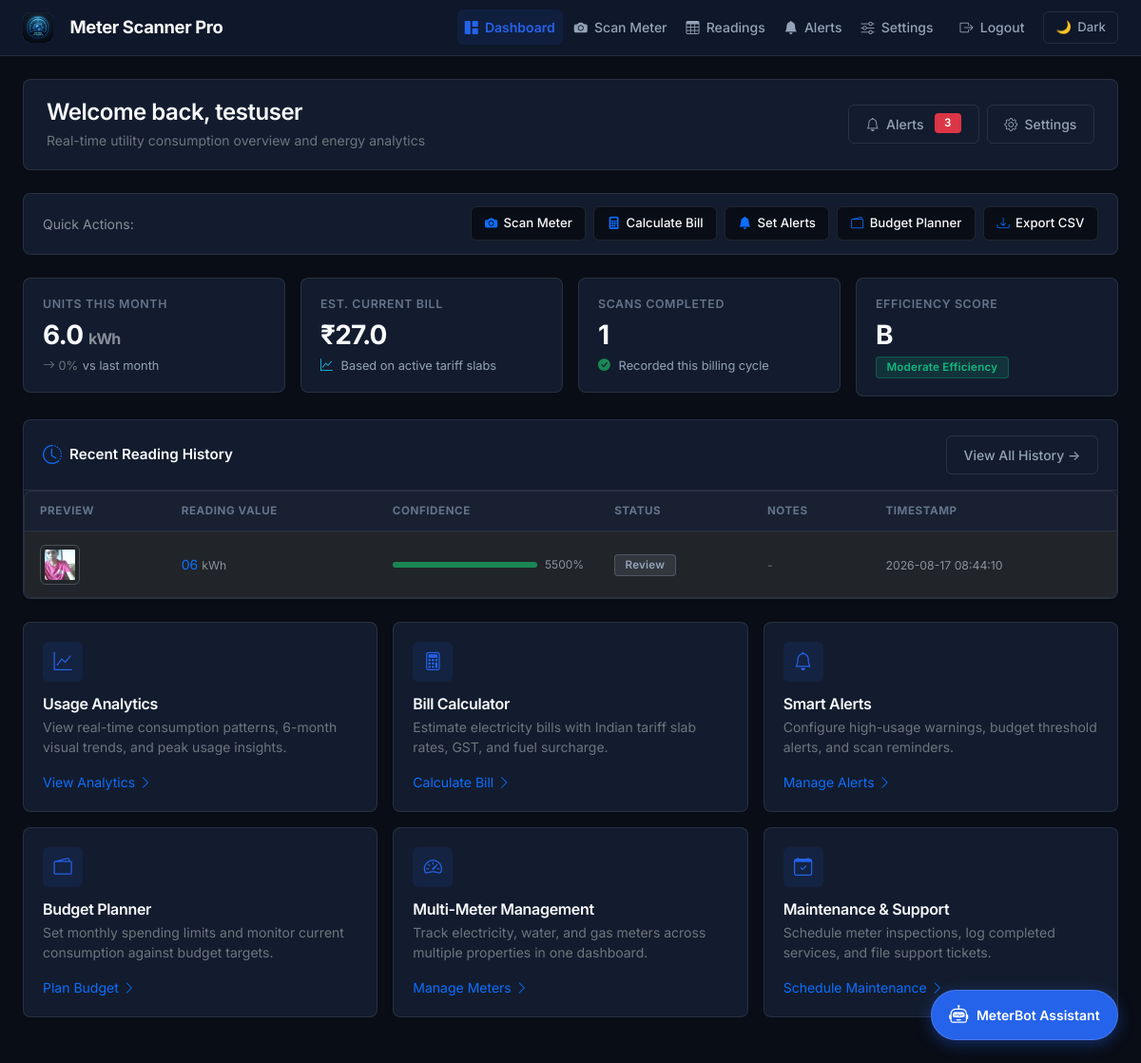
/dashboard (signed in), run on the app's committed database.
### tables this page shows
CREATE TABLE users (
                id INTEGER PRIMARY KEY AUTOINCREMENT,
                username TEXT UNIQUE NOT NULL,
                password TEXT NOT NULL
            , google_id TEXT, first_name TEXT, last_name TEXT, phone TEXT, address TEXT, email TEXT DEFAULT '');

CREATE TABLE readings (
                id INTEGER PRIMARY KEY AUTOINCREMENT,
                user_id INTEGER NOT NULL,
                image_path TEXT NOT NULL,
                reading_value TEXT,
                timestamp DATETIME DEFAULT CURRENT_TIMESTAMP, confidence REAL, debug_image TEXT, status TEXT DEFAULT 'auto', notes TEXT, bill_amount REAL,
                FOREIGN KEY (user_id) REFERENCES users (id)
            );

### app.py (the view)
@app.route('/dashboard')
@login_required
def dashboard():
    conn = get_db_connection()
    try:
        c = conn.cursor()
        c.execute("""
            SELECT id, reading_value, confidence, status, notes, timestamp, image_path
            FROM readings
            WHERE user_id = ?
            ORDER BY timestamp DESC
            LIMIT 10
        """, (current_user.id,))
        recent_readings = c.fetchall()
        c.execute("""
            SELECT AVG(CAST(reading_value AS REAL)) as current_month_avg,
                   COUNT(*) as current_month_count,
                   MAX(CAST(reading_value AS REAL)) as current_month_max,
                   MIN(CAST(reading_value AS REAL)) as current_month_min
            FROM readings
            WHERE user_id = ?
            AND strftime('%Y-%m', timestamp) = strftime('%Y-%m', 'now')
        """, (current_user.id,))
        current_stats = c.fetchone()
        c.execute("""
            SELECT AVG(CAST(reading_value AS REAL)) as prev_month_avg
            FROM readings
            WHERE user_id = ?
            AND strftime('%Y-%m', timestamp) = strftime('%Y-%m', date('now', '-1 month'))
        """, (current_user.id,))
        prev_stats = c.fetchone()
        current_avg = current_stats['current_month_avg'] if current_stats['current_month_avg'] else 0
        prev_avg = prev_stats['prev_month_avg'] if prev_stats['prev_month_avg'] else 0
        estimated_bill = current_avg * 4.50 if current_avg else 0  # Base rate
        usage_change = 0
        if prev_avg > 0:
            usage_change = ((current_avg - prev_avg) / prev_avg) * 100
        c.execute("""
            SELECT strftime('%Y-%m', timestamp) as month,
                   AVG(CAST(reading_value AS REAL)) as avg_reading,
                   COUNT(*) as reading_count
            FROM readings
            WHERE user_id = ?
            AND timestamp >= date('now', '-6 months')
            GROUP BY strftime('%Y-%m', timestamp)
            ORDER BY month
        """, (current_user.id,))
        monthly_data = []
        for row in c.fetchall():
            monthly_data.append({
                'month': row['month'],
                'avg_reading': round(row['avg_reading'], 2) if row['avg_reading'] else 0,
                'reading_count': row['reading_count']
            })
        dashboard_data = {
            'recent_readings': [dict(reading) for reading in recent_readings],
            'current_month_avg': round(current_avg, 2),
            'current_month_count': current_stats['current_month_count'] or 0,
            'current_month_max': round(current_stats['current_month_max'], 2) if current_stats['current_month_max'] else 0,
            'estimated_bill': round(estimated_bill, 2),
            'usage_change': round(usage_change, 1),
            'monthly_data': monthly_data,
            'efficiency_score': 'A+' if usage_change < 0 else 'B' if usage_change < 10 else 'C'
        }
        return render_template("dashboard.html", **dashboard_data)
    finally:
        conn.close()

### templates/dashboard.html (shortened to what this page needs)
{% extends "base.html" %}
{% block content %}
<div class="dashboard-header d-flex align-items-center justify-content-between flex-wrap gap-3">
    <div>
        <h4 class="mb-1 font-weight-700">Welcome back, {{ current_user.username }}</h4>
        <p class="text-secondary mb-0 small">Real-time utility consumption overview and energy analytics</p>
    </div>
    <div class="d-flex align-items-center gap-2">
        <a href="{{ url_for('alerts') }}" class="btn btn-outline-secondary btn-sm position-relative">
            <i class="bi bi-bell"></i> Alerts
            <span class="badge bg-danger ms-1">3</span>
        </a>
        <a href="{{ url_for('settings') }}" class="btn btn-outline-secondary btn-sm">
            <i class="bi bi-gear"></i> Settings
        </a>
    </div>
</div>
<div class="quick-toolbar">
    <div class="d-flex align-items-center gap-2">
        <span class="text-muted small font-weight-600 uppercase">Quick Actions:</span>
    </div>
    <div class="d-flex align-items-center flex-wrap gap-2">
        <button class="quick-action-btn" data-url="{{ url_for('capture') }}" onclick="window.location.href=this.dataset.url">
            <i class="bi bi-camera-fill text-primary"></i> Scan Meter
        </button>
        <button class="quick-action-btn" onclick="showBillCalculator()">
            <i class="bi bi-calculator-fill text-primary"></i> Calculate Bill
        </button>
        <button class="quick-action-btn" onclick="showUsageAlerts()">
            <i class="bi bi-bell-fill text-primary"></i> Set Alerts
        </button>
        <button class="quick-action-btn" onclick="showBudgetPlanner()">
            <i class="bi bi-wallet2 text-primary"></i> Budget Planner
        </button>
        <button class="quick-action-btn" onclick="exportData()">
            <i class="bi bi-download text-primary"></i> Export CSV
        </button>
    </div>
</div>
<div class="row g-3 mb-4">
    <div class="col-12 col-sm-6 col-xl-3">
        <div class="kpi-card">
            <div class="kpi-label">Units This Month</div>
            <div class="kpi-value">{{ current_month_avg or 0 }} <span class="fs-6 font-weight-500 text-muted">kWh</span></div>
            <div class="kpi-subtext">
                <span class="{% if usage_change < 0 %}text-success{% elif usage_change > 0 %}text-warning{% else %}text-secondary{% endif %} font-weight-600">
                    <i class="bi bi-arrow-{% if usage_change < 0 %}down{% elif usage_change > 0 %}up{% else %}right{% endif %}"></i>
                    {% if usage_change != 0 %}{{ usage_change|round|int }}% {{ 'less' if usage_change < 0 else 'more' }}{% else %}0%{% endif %}
                </span>
                <span>vs last month</span>
            </div>
        </div>
    </div>
    <div class="col-12 col-sm-6 col-xl-3">
        <div class="kpi-card">
            <div class="kpi-label">Est. Current Bill</div>
            <div class="kpi-value">₹{{ estimated_bill or 0 }}</div>
            <div class="kpi-subtext">
                <i class="bi bi-graph-up text-info me-1"></i> Based on active tariff slabs
            </div>
        </div>
    </div>
    <div class="col-12 col-sm-6 col-xl-3">
        <div class="kpi-card">
            <div class="kpi-label">Scans Completed</div>
            <div class="kpi-value">{{ current_month_count }}</div>
            <div class="kpi-subtext">
                <i class="bi bi-check-circle-fill text-success me-1"></i> Recorded this billing cycle
            </div>
        </div>
    </div>
    <div class="col-12 col-sm-6 col-xl-3">
        <div class="kpi-card">
            <div class="kpi-label">Efficiency Score</div>
            <div class="kpi-value">{{ efficiency_score }}</div>
            <div class="kpi-subtext">
                <span class="badge badge-success">
                    {% if efficiency_score == 'A+' %}Optimal Efficiency{% elif efficiency_score == 'B' %}Moderate Efficiency{% else %}Needs Attention{% endif %}
                </span>
            </div>
        </div>
    </div>
</div>
<div class="card mb-4">
    <div class="card-header d-flex align-items-center justify-content-between">
        <div class="d-flex align-items-center gap-2">
            <i class="bi bi-clock-history text-primary fs-5"></i>
            <span>Recent Reading History</span>
        </div>
        {% if recent_readings %}
            <a href="{{ url_for('readings') }}" class="btn btn-outline-secondary btn-sm">View All History →</a>
        {% endif %}
    </div>
    <div class="card-body p-0">
        {% if recent_readings %}
            <div class="table-responsive">
                <table class="table">
                    <thead>
                        <tr>
                            <th>Preview</th>
                            <th>Reading Value</th>
                            <th>Confidence</th>
                            <th>Status</th>
                            <th>Notes</th>
                            <th>Timestamp</th>
                        </tr>
                    </thead>
                    <tbody>
                        {% for reading in recent_readings %}
                        <tr>
                            <td>
                                {% if reading.image_path %}
                                    <img src="{{ url_for('static', filename='uploads/' + reading.image_path) }}"
                                         class="rounded img-thumbnail dashboard-thumbnail"
                                         style="width: 42px; height: 42px; object-fit: cover; cursor: zoom-in;"
                                         data-image="{{ reading.image_path }}"
                                         alt="Meter Thumbnail">
                                {% else %}
                                    <span class="text-muted small">No Image</span>
                                {% endif %}
                            </td>
                            <td><span class="font-weight-700 text-primary">{{ reading.reading_value }}</span> <small class="text-muted">kWh</small></td>
                            <td style="min-width: 140px;">
                                {% if reading.confidence %}
                                    {% set conf = reading.confidence %}
                                    {% set conf_percent = (conf * 100)|round|int %}
                                    <div class="d-flex align-items-center gap-2">
                                        <div class="progress flex-grow-1" style="height: 6px; background-color: var(--border-color);">
                                            <div class="progress-bar {% if conf > 0.8 %}bg-success{% elif conf > 0.6 %}bg-warning{% else %}bg-danger{% endif %}"
                                                 data-width="{{ conf_percent }}%"></div>
                                        </div>
                                        <small class="font-weight-600 text-muted" style="font-size: 0.75rem;">{{ conf_percent }}%</small>
                                    </div>
                                {% else %}
                                    <span class="text-muted small">N/A</span>
                                {% endif %}
                            </td>
                            <td>
                                <span class="badge {% if reading.status == 'auto' or reading.status == 'detected' %}badge-success{% elif reading.status == 'manual' %}badge-info{% else %}badge-neutral{% endif %}">
                                    {{ (reading.status or 'Recorded')|title }}
                                </span>
                            </td>
                            <td><span class="text-secondary small">{{ reading.notes or '-' }}</span></td>
                            <td><span class="text-muted small">{{ reading.timestamp }}</span></td>
                        </tr>
                        {% endfor %}
                    </tbody>
                </table>
            </div>
        {% else %}
            <div class="text-center py-5">
                <i class="bi bi-inbox text-muted fs-1 mb-2"></i>
                <p class="text-secondary mb-3">No meter readings recorded yet.</p>
                <a href="{{ url_for('capture') }}" class="btn btn-primary btn-sm">Scan First Meter</a>
            </div>
        {% endif %}
    </div>
</div>
<div class="row g-3 mb-4">
    <div class="col-12 col-md-6 col-xl-4">
        <div class="tool-card-grid" onclick="showAnalytics()">
            <div>
                <div class="tool-icon-box"><i class="bi bi-graph-up"></i></div>
                <h6 class="font-weight-600 mb-1">Usage Analytics</h6>
                <p class="text-secondary small mb-3">View real-time consumption patterns, 6-month visual trends, and peak usage insights.</p>
            </div>
            <div class="d-flex align-items-center text-primary font-weight-600 small">
                <span>View Analytics</span> <i class="bi bi-chevron-right ms-1"></i>
            </div>
        </div>
    </div>
    <div class="col-12 col-md-6 col-xl-4">
        <div class="tool-card-grid" onclick="showBillCalculator()">
            <div>
                <div class="tool-icon-box"><i class="bi bi-calculator"></i></div>
                <h6 class="font-weight-600 mb-1">Bill Calculator</h6>
                <p class="text-secondary small mb-3">Estimate electricity bills with Indian tariff slab rates, GST, and fuel surcharge.</p>
            </div>
            <div class="d-flex align-items-center text-primary font-weight-600 small">
                <span>Calculate Bill</span> <i class="bi bi-chevron-right ms-1"></i>
            </div>
        </div>
    </div>
    <div class="col-12 col-md-6 col-xl-4">
        <div class="tool-card-grid" onclick="showUsageAlerts()">
            <div>
                <div class="tool-icon-box"><i class="bi bi-bell"></i></div>
                <h6 class="font-weight-600 mb-1">Smart Alerts</h6>
                <p class="text-secondary small mb-3">Configure high-usage warnings, budget threshold alerts, and scan reminders.</p>
            </div>
            <div class="d-flex align-items-center text-primary font-weight-600 small">
                <span>Manage Alerts</span> <i class="bi bi-chevron-right ms-1"></i>
            </div>
        </div>
    </div>
    <div class="col-12 col-md-6 col-xl-4">
        <div class="tool-card-grid" onclick="showBudgetPlanner()">
            <div>
                <div class="tool-icon-box"><i class="bi bi-wallet2"></i></div>
                <h6 class="font-weight-600 mb-1">Budget Planner</h6>
                <p class="text-secondary small mb-3">Set monthly spending limits and monitor current consumption against budget targets.</p>
            </div>
            <div class="d-flex align-items-center text-primary font-weight-600 small">
                <span>Plan Budget</span> <i class="bi bi-chevron-right ms-1"></i>
            </div>
        </div>
    </div>
    <div class="col-12 col-md-6 col-xl-4">
        <div class="tool-card-grid" onclick="showMultiMeter()">
            <div>
                <div class="tool-icon-box"><i class="bi bi-speedometer2"></i></div>
                <h6 class="font-weight-600 mb-1">Multi-Meter Management</h6>
                <p class="text-secondary small mb-3">Track electricity, water, and gas meters across multiple properties in one dashboard.</p>
            </div>
            <div class="d-flex align-items-center text-primary font-weight-600 small">
                <span>Manage Meters</span> <i class="bi bi-chevron-right ms-1"></i>
            </div>
        </div>
    </div>
    <div class="col-12 col-md-6 col-xl-4">
        <div class="tool-card-grid" onclick="showMaintenance()">
            <div>
                <div class="tool-icon-box"><i class="bi bi-calendar-check"></i></div>
                <h6 class="font-weight-600 mb-1">Maintenance & Support</h6>
                <p class="text-secondary small mb-3">Schedule meter inspections, log completed services, and file support tickets.</p>
            </div>
            <div class="d-flex align-items-center text-primary font-weight-600 small">
                <span>Schedule Maintenance</span> <i class="bi bi-chevron-right ms-1"></i>
            </div>
        </div>
    </div>
</div>
{% endblock %}

### data on the page
users: username "testuser"
readings: image_path (picture), reading_value "06", confidence 55 (drawn), conf_percent "5500", status "Review", notes "-", timestamp "2026-08-17 08:44:10"

### other printed values
{{ current_month_avg or 0 }} "6.0"
{{ estimated_bill or 0 }} "27.0"
{{ current_month_count }} "1"
{{ efficiency_score }} "B"
